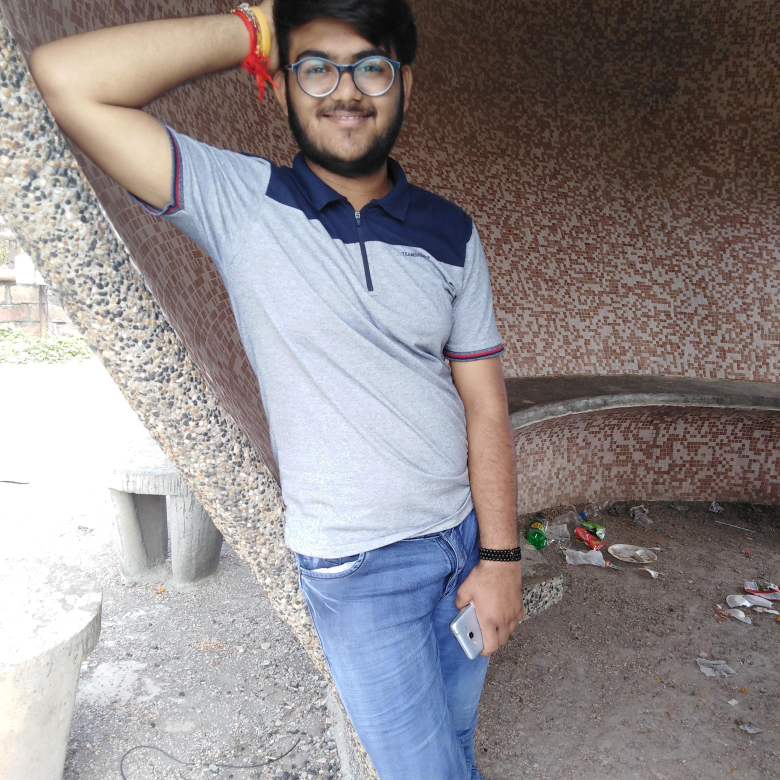
#> input picture Python files/123.jpg, 3120 x 3120 px (shown at 1/4 size)
$ python imgresize.py   (older library calls are emulated)
#> lines starting #> are read from the running program, lines starting #| are printed output that depends on the picture

from scipy.misc import imread, imsave, imresize

# Read a JPEG image into a numpy array
img = imread('123.jpg') # path of the image
#> img is the input picture: shape (3120, 3120, 3); mean R, G, B 144.5, 138, 139.5
print(img.dtype, img.shape)
#| uint8 (3120, 3120, 3)

# Tinting the image
img_tint = img * [1, 0.45, 0.3]
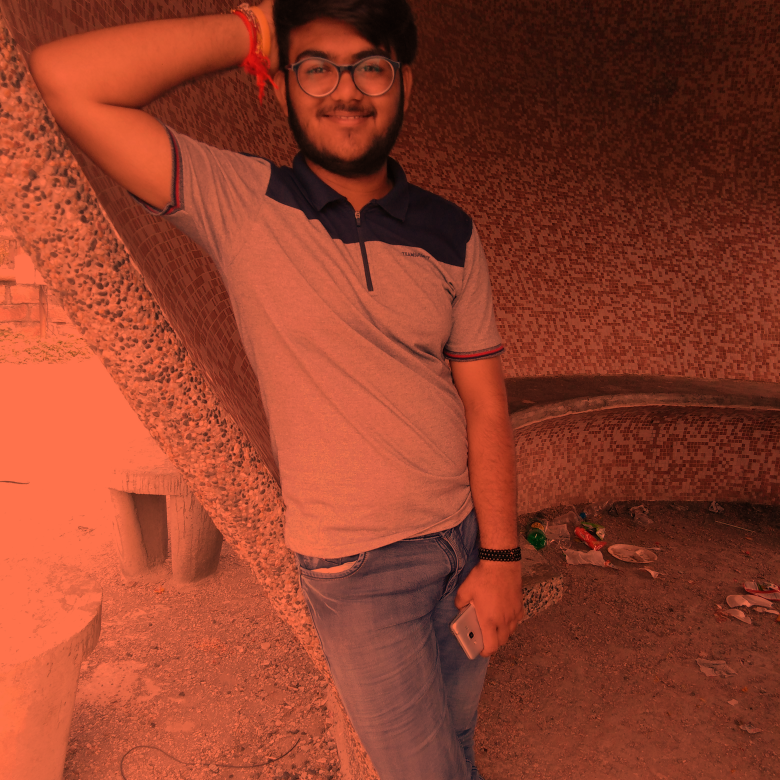
#> img_tint: shape (3120, 3120, 3) float64 (shown at 1/4 size); mean R, G, B 144.5, 62.1, 41.9

# Saving the tinted image
imsave('1234.jpg', img_tint)

# Resizing the tinted image to be 300 x 300 pixels
img_tint_resize = imresize(img_tint, (300, 300))
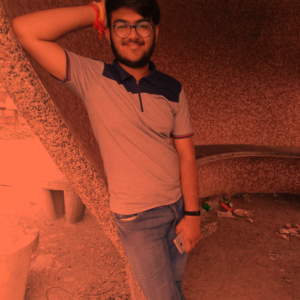
#> img_tint_resize: shape (300, 300, 3); mean R, G, B 144.5, 62.2, 41.9

# Saving the resized tinted image
imsave('D:/Programs / cat_tinted_resized.jpg', img_tint_resize)

$ run again, with Python files/img.jpg copied over Python files/123.jpg
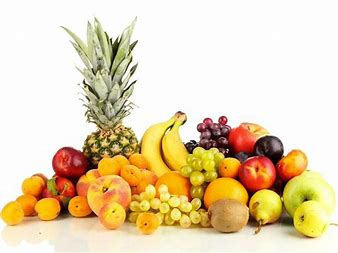
#> input picture Python files/img.jpg, 338 x 253 px
#> img is the input picture: shape (253, 338, 3); mean R, G, B 230.2, 211.6, 177
#| uint8 (253, 338, 3)
#> `img_tint = img * [1, 0.45, 0.3]`:
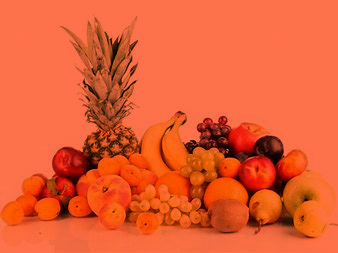
#> img_tint: shape (253, 338, 3) float64; mean R, G, B 230.2, 95.2, 53.1
#> `img_tint_resize = imresize(img_tint, (300, 300))`:
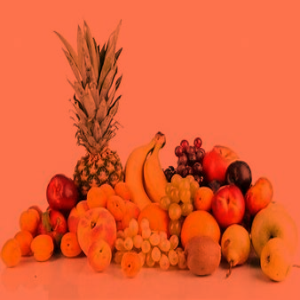
#> img_tint_resize: shape (300, 300, 3); mean R, G, B 230.2, 95.3, 53.2
